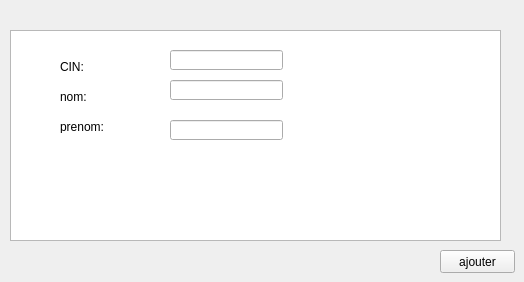
    <widget class="QWidget" name="tab">
     <attribute name="title">
      <string>ajouter personnel</string>
     </attribute>
     <widget class="QTableView" name="tableView">
      <property name="geometry">
       <rect>
        <x>10</x>
        <y>30</y>
        <width>491</width>
        <height>211</height>
       </rect>
      </property>
     </widget>
     <widget class="QLabel" name="cin">
      <property name="geometry">
       <rect>
        <x>60</x>
        <y>60</y>
        <width>47</width>
        <height>13</height>
       </rect>
      </property>
      <property name="text">
       <string>CIN:</string>
      </property>
     </widget>
     <widget class="QLabel" name="label_2">
      <property name="geometry">
       <rect>
        <x>60</x>
        <y>90</y>
        <width>47</width>
        <height>13</height>
       </rect>
      </property>
      <property name="text">
       <string>nom:</string>
      </property>
     </widget>
     <widget class="QLabel" name="label_4">
      <property name="geometry">
       <rect>
        <x>60</x>
        <y>120</y>
        <width>47</width>
        <height>13</height>
       </rect>
      </property>
      <property name="text">
       <string>prenom:</string>
      </property>
     </widget>
     <widget class="QLineEdit" name="lineEdit">
      <property name="geometry">
       <rect>
        <x>170</x>
        <y>50</y>
        <width>113</width>
        <height>20</height>
       </rect>
      </property>
      <property name="text">
       <string/>
      </property>
     </widget>
     <widget class="QLineEdit" name="lineEdit_2">
      <property name="geometry">
       <rect>
        <x>170</x>
        <y>80</y>
        <width>113</width>
        <height>20</height>
       </rect>
      </property>
     </widget>
     <widget class="QLineEdit" name="lineEdit_3">
      <property name="geometry">
       <rect>
        <x>170</x>
        <y>120</y>
        <width>113</width>
        <height>20</height>
       </rect>
      </property>
     </widget>
     <widget class="QPushButton" name="pushButton">
      <property name="geometry">
       <rect>
        <x>440</x>
        <y>250</y>
        <width>75</width>
        <height>23</height>
       </rect>
      </property>
      <property name="text">
       <string>ajouter</string>
      </property>
     </widget>
    </widget>
